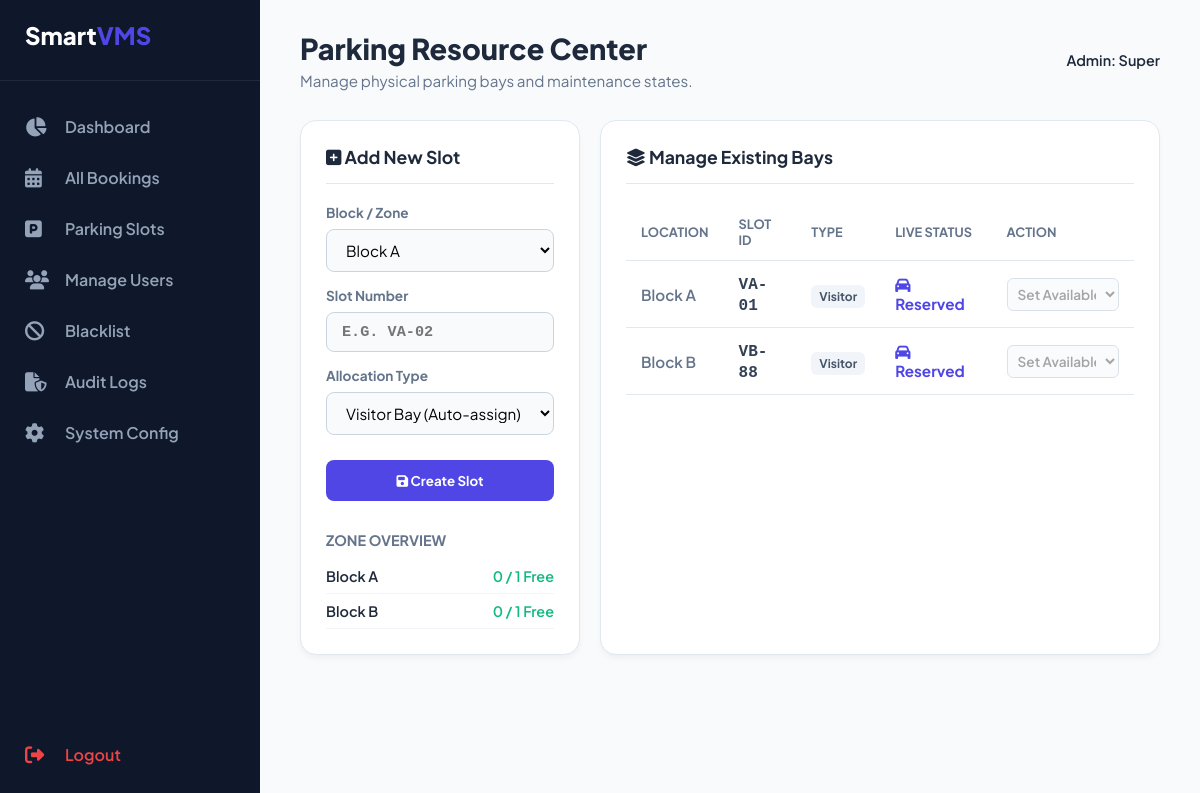
The page /public/admin_slots.php (signed in) on the database its author committed.
### tables this page shows
CREATE TABLE `parking_slots` (
  `id` int(11) NOT NULL,
  `block_name` enum('Block A','Block B','Block C') NOT NULL,
  `slot_no` varchar(20) NOT NULL,
  `slot_type` enum('Resident','Visitor','Disabled','Loading') DEFAULT 'Visitor',
  `status` enum('available','reserved','maintenance') DEFAULT 'available'
);

### core/config.php (called while the page is built, shortened)
<?php
function e($string) {
    return htmlspecialchars($string ?? '', ENT_QUOTES, 'UTF-8');
}
?>

### public/admin_slots.php (the view, shortened to what this page needs)
<?php
$pdo = db();
$admin_name = explode('@', $_SESSION['email'])[0];
$stmt = $pdo->query("SELECT * FROM parking_slots ORDER BY block_name ASC, slot_no ASC");
$slots = $stmt->fetchAll();
$stats = $pdo->query("SELECT block_name, COUNT(*) as total, SUM(CASE WHEN status='available' THEN 1 ELSE 0 END) as available FROM parking_slots GROUP BY block_name")->fetchAll();
?>
<!DOCTYPE html>
<html lang="en">
<head>
    <link rel="stylesheet" href="https://cdnjs.cloudflare.com/ajax/libs/font-awesome/6.4.0/css/all.min.css">
</head>
<body>
    <div class="sidebar">
        <div class="brand">Smart<span>VMS</span></div>
        <a href="admin_dash.php" class="nav-link"><i class="fas fa-chart-pie"></i> Dashboard</a>
        <a href="admin_bookings.php" class="nav-link"><i class="fas fa-calendar-alt"></i> All Bookings</a>
        <a href="admin_slots.php" class="nav-link"><i class="fas fa-parking"></i> Parking Slots</a>
        <a href="admin_users.php" class="nav-link"><i class="fas fa-users"></i> Manage Users</a>
        <a href="admin_blacklist.php" class="nav-link"><i class="fas fa-ban"></i> Blacklist</a>
        <a href="admin_audit.php" class="nav-link"><i class="fas fa-file-shield"></i> Audit Logs</a>
        <?php if($_SESSION['role'] === 'superadmin'): ?>
            <a href="superadmin_config.php" class="nav-link"><i class="fas fa-cog"></i> System Config</a>
        <?php endif; ?>
        <div class="spacer"></div>
        <a href="../core/logout.php" class="nav-link" style="color: #ef4444;"><i class="fas fa-sign-out-alt"></i> Logout</a>
    </div>
    <div class="main-content">
        <div class="header-flex">
            <div>
                <h1 class="page-title">Parking Resource Center</h1>
                <p class="page-sub">Manage physical parking bays and maintenance states.</p>
            </div>
            <div style="text-align: right;">
                <p style="font-weight: 600; font-size: 0.9rem;">Admin: <?= htmlspecialchars(ucfirst($admin_name)) ?></p>
            </div>
        </div>
        <div class="dashboard-grid">
            <div class="panel-card" style="align-self: start;">
                <div class="panel-title"><i class="fas fa-plus-square"></i> Add New Slot</div>
                <form method="POST" action="">
                    <div class="form-group">
                        <label>Block / Zone</label>
                        <select name="block_name" required>
                            <option value="Block A">Block A</option>
                        </select>
                    </div>
                    <div class="form-group">
                        <label>Slot Number</label>
                        <input type="text" name="slot_no" placeholder="e.g. VA-02" required style="font-family: monospace; font-weight: bold; text-transform: uppercase;">
                    </div>
                    <div class="form-group">
                        <label>Allocation Type</label>
                        <select name="slot_type" required>
                            <option value="Visitor">Visitor Bay (Auto-assign)</option>
                        </select>
                    </div>
                    <button type="submit" class="btn-add"><i class="fas fa-save"></i> Create Slot</button>
                </form>
                <div style="margin-top: 30px;">
                    <h4 style="font-size: 0.9rem; color: var(--text-muted); margin-bottom: 10px; text-transform: uppercase;">Zone Overview</h4>
                    <?php foreach($stats as $s): ?>
                        <div style="display: flex; justify-content: space-between; font-size: 0.9rem; font-weight: 600; border-bottom: 1px solid #f1f5f9; padding: 8px 0;">
                            <span><?= e($s['block_name']) ?></span>
                            <span style="color: var(--success);"><?= $s['available'] ?> / <?= $s['total'] ?> Free</span>
                        </div>
                    <?php endforeach; ?>
                </div>
            </div>
            <div class="panel-card">
                <div class="panel-title"><i class="fas fa-layer-group"></i> Manage Existing Bays</div>
                <div style="overflow-x: auto; max-height: 600px;">
                    <table>
                        <thead>
                            <tr>
                                <th>Location</th>
                                <th>Slot ID</th>
                                <th>Type</th>
                                <th>Live Status</th>
                                <th>Action</th>
                            </tr>
                        </thead>
                        <tbody>
                            <?php if(empty($slots)): ?>
                                <tr><td colspan="5" style="text-align: center; color: var(--text-muted); padding: 30px;">No parking slots found in database.</td></tr>
                            <?php else: ?>
                                <?php foreach($slots as $slot): ?>
                                <tr>
                                    <td style="font-weight: 600; color: var(--text-muted);"><?= e($slot['block_name']) ?></td>
                                    <td><span class="slot-badge"><?= e($slot['slot_no']) ?></span></td>
                                    <td><span class="type-badge"><?= e($slot['slot_type']) ?></span></td>
                                    <td>
                                        <span class="st-<?= strtolower($slot['status']) ?>">
                                            <i class="fas <?= $slot['status']=='available'?'fa-check-circle':($slot['status']=='reserved'?'fa-car':'fa-tools') ?>"></i>
                                            <?= ucfirst($slot['status']) ?>
                                        </span>
                                    </td>
                                    <td>
                                        <form method="POST" action="" style="margin: 0;">
                                            <select name="new_status" class="action-select" onchange="this.form.submit()" <?= $slot['status'] == 'reserved' ? 'disabled title="Cannot edit while in use"' : '' ?>>
                                                <option value="available" <?= $slot['status'] == 'available' ? 'selected' : '' ?>>Set Available</option>
                                            </select>
                                        </form>
                                    </td>
                                </tr>
                                <?php endforeach; ?>
                            <?php endif; ?>
                        </tbody>
                    </table>
                </div>
            </div>
        </div>
    </div>
</body>
</html>

### public/admin_slots.php (style rules this page uses)
:root { --bg: #f8fafc; --surface: #ffffff; --primary: #0f172a; --accent: #4f46e5; --text-main: #1e293b; --text-muted: #64748b; --border: #e2e8f0; --success: #10b981; --warning: #f59e0b; --danger: #ef4444; }
* { margin: 0; padding: 0; box-sizing: border-box; font-family: 'Plus Jakarta Sans', sans-serif; }
body { background: var(--bg); color: var(--text-main); display: flex; min-height: 100vh; }
.sidebar { width: 260px; background: var(--primary); color: white; display: flex; flex-direction: column; padding: 20px 0; }
.brand { font-size: 1.5rem; font-weight: 800; padding: 0 25px 30px; border-bottom: 1px solid #1e293b; margin-bottom: 20px; }
.brand span { color: var(--accent); }
.nav-link { display: flex; align-items: center; gap: 15px; padding: 15px 25px; color: #94a3b8; text-decoration: none; font-weight: 600; transition: 0.2s; }
.nav-link i { font-size: 1.2rem; width: 25px; }
.spacer { flex: 1; }
.main-content { flex: 1; padding: 30px 40px; overflow-y: auto; }
.header-flex { display: flex; justify-content: space-between; align-items: center; margin-bottom: 30px; }
.page-title { font-size: 1.8rem; font-weight: 800; }
.page-sub { color: var(--text-muted); font-size: 0.95rem; margin-top: 5px; }
.dashboard-grid { display: grid; grid-template-columns: 1fr 2fr; gap: 20px; }
.panel-card { background: var(--surface); border-radius: 16px; border: 1px solid var(--border); box-shadow: 0 4px 6px -1px rgba(0,0,0,0.05); padding: 25px; }
.panel-title { font-size: 1.1rem; font-weight: 700; border-bottom: 1px solid var(--border); padding-bottom: 15px; margin-bottom: 20px; }
.form-group { margin-bottom: 15px; }
label { display: block; font-size: 0.85rem; font-weight: 700; color: var(--text-muted); margin-bottom: 8px; }
input, select { width: 100%; padding: 10px 15px; border: 1px solid #cbd5e1; border-radius: 8px; font-size: 0.95rem; background: #f8fafc; }
.btn-add { width: 100%; padding: 12px; background: var(--accent); color: white; border: none; border-radius: 8px; font-weight: 700; cursor: pointer; transition: 0.2s; margin-top: 10px; }
table { width: 100%; border-collapse: collapse; }
th { text-align: left; padding: 12px 15px; font-size: 0.8rem; font-weight: 700; color: var(--text-muted); text-transform: uppercase; border-bottom: 1px solid var(--border); }
td { padding: 12px 15px; font-size: 0.95rem; border-bottom: 1px solid var(--border); vertical-align: middle; }
.slot-badge { font-family: monospace; font-weight: bold; font-size: 1rem; color: #334155; }
.type-badge { padding: 4px 8px; border-radius: 6px; font-size: 0.75rem; font-weight: 700; background: #f1f5f9; color: #475569; }
.st-reserved { color: var(--accent); font-weight: 700; }
.action-select { padding: 6px; border-radius: 6px; font-size: 0.85rem; font-weight: 600; border: 1px solid #cbd5e1; cursor: pointer; }

### rows shown on the page
parking_slots: block_name "Block A", slot_no "VA-01", slot_type "Visitor", status "Reserved", new_status "Set Available"
parking_slots: block_name "Block B", slot_no "VB-88", slot_type "Visitor", status "Reserved", new_status "Set Available"

### other values the page prints
$admin_name "Super"
$s['block_name'] "Block A"
$s['available'] "0"
$s['total'] "1"
$s['block_name'] "Block B"
